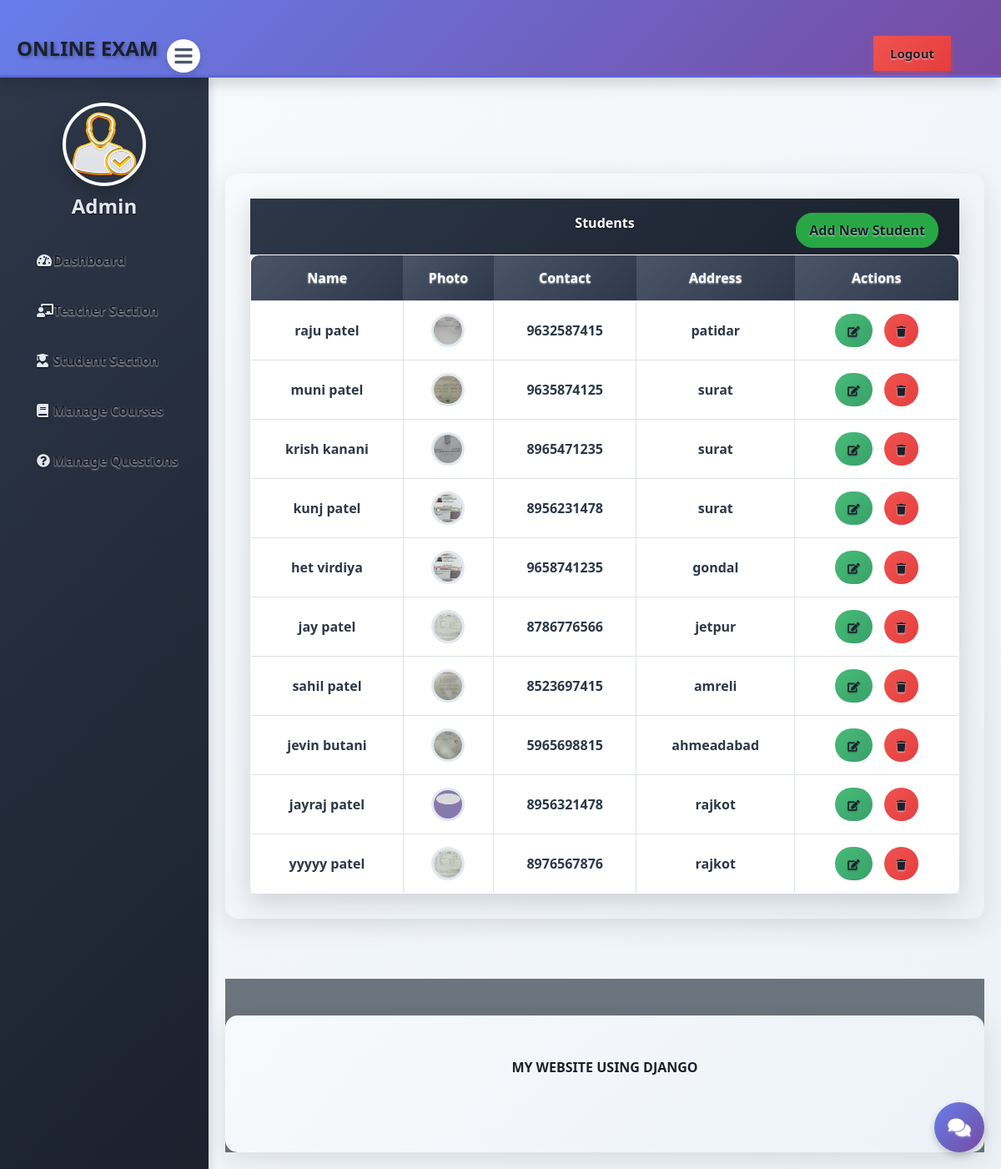
The app's page /admin-view-student (signed in) with its own data.
### student/models.py (models this page shows, shortened)
class Student(models.Model):
    user=models.OneToOneField(User,on_delete=models.CASCADE)
    profile_pic= models.ImageField(upload_to='profile_pic/Student/',null=True,blank=True)
    address = models.CharField(max_length=40, blank=True)
    mobile = models.CharField(max_length=20, null=False, blank=True)
    enrollment_number = models.CharField(max_length=20, unique=True, null=True, blank=True)
    status= models.BooleanField(default=False)  # Require approval for new students
    @property
    def get_name(self):
        return self.user.first_name+" "+self.user.last_name

### exam/views.py (the view)
# urls.py: path('admin-view-student', views.admin_view_student_view,name='admin-view-student'),
@login_required(login_url='adminlogin')
def admin_view_student_view(request):
    students= SMODEL.Student.objects.all()
    return render(request,'exam/admin_view_student.html',{'students':students})

### templates/exam/admin_view_student.html (shortened to what this page needs)
{% extends 'exam/adminbase.html' %}
{% block content %}
{%load static%}
<head>
  <link rel="stylesheet" href="{% static 'css/dashboard.css' %}">
</head>
<br><br>
<div class="container">
  <div class="panel panel-primary rounded-0">
    <div class="panel-heading rounded-0">
      <h6 class="panel-title">Students</h6>
      <a href="{% url 'admin-add-student' %}" class="btn btn-success float-right" style="margin-top: -30px;">Add New Student</a>
    </div>
    <table class="table table-hover table-bordered" id="dev-table">
      <thead>
        <tr>
          <th>Name</th>
          <th>Photo</th>
          <th>Contact</th>
          <th>Address</th>
          <th>Actions</th>
        </tr>
      </thead>
      {% for t in students %}
      <tr>
        <td> {{t.get_name}}</td>
        <td>
          {% if t.profile_pic %}
            <img src="{{ t.profile_pic.url }}" alt="Profile Pic" height="40px" width="40px" />
          {% else %}
            No Image
          {% endif %}
        </td>
        <td>{{t.mobile}}</td>
        <td>{{t.address}}</td>
        <td class="text-center"><a class="btn btn-primary btn-xs" style="border-radius: 0%;" href="{% url 'update-student' t.id  %}"><small class="fas fa-edit"></small></a>
        <a class="btn btn-danger btn-xs" style="border-radius: 0%;" href="{% url 'delete-student' t.id  %}"><small class="fas fa-trash"></small></a></td>
      </tr>
      {% endfor %}
    </table>
  </div>
</div>
{% endblock content %}

### templates/exam/adminbase.html (shortened to what this page needs)
<!DOCTYPE html>
{% load static %}
<html lang="en" dir="ltr">
<head>
    <link href="https://maxcdn.bootstrapcdn.com/font-awesome/4.3.0/css/font-awesome.min.css" rel="stylesheet">
  <link href="http://netdna.bootstrapcdn.com/bootstrap/4.0.0-beta/css/bootstrap.min.css" rel="stylesheet">
  <link rel="stylesheet" href="https://maxcdn.bootstrapcdn.com/bootstrap/4.4.1/css/bootstrap.min.css">
  <link href="https://maxcdn.bootstrapcdn.com/font-awesome/4.3.0/css/font-awesome.min.css" rel="stylesheet">
  <link rel="stylesheet" href="https://cdnjs.cloudflare.com/ajax/libs/font-awesome/5.12.1/css/all.min.css">
</head>
<body>
  <header class="shadow bg-light">
    <label for="check">
      <i style="left: 200px;margin-top: 17px;"class="fas fa-bars" id="sidebar_btn"></i>
    </label>
    <div class="left_area">
      <h3>Online Exam</h3>
    </div>
    <div class="right_area">
      <a href="/logout" class="logout_btn" style="border-radius:0px;"> Logout</a>
    </div>
  </header>
  <div class="sidebar">
    <center>
      <img src="{% static "image/admin-avatar.png" %}" class="profile_image" alt="">
      <h4>Admin</h4>
    </center>
    <a href="/admin-dashboard"><i class="fas fa-tachometer-alt"></i><span>Dashboard</span></a>
    <a href="/admin-teacher"><i class="fas fa-chalkboard-teacher"></i><span>Teacher Section</span></a>
    <a href="/admin-student"><i class="fas fa-user-graduate"></i><span>Student Section</span></a>
    <a href="/admin-course"><i class="fas fa-book"></i><span>Manage Courses</span></a>
    <a href="/admin-question"><i class="fas fa-question-circle"></i><span>Manage Questions</span></a>
  </div>
  <div class="content">
    <br><br><br><br><br>
    {% block content %}
    {% endblock content %}
    <br><br><br>
    {% include "exam/footer.html" %}
  </div>
  {% include "chat/chat_widget.html" %}
</body>
</html>

### templates/exam/footer.html (shortened to what this page needs)
<!DOCTYPE html>
<html>
<head>
  <link rel="stylesheet" href="https://maxcdn.bootstrapcdn.com/font-awesome/4.7.0/css/font-awesome.min.css">
</head>
<footer class=" bg-secondary text-light">
  <br>
  <div class="container">
    <div class="row">
      <div class="col-md-12 col-sm-12">
        <div class="wow fadeInUp footer-copyright">
          <p>
            MY WEBSITE USING DJANGO </p><br>
        </div>
      </div>
    </div>
  </div>
</footer>
</html>

### templates/chat/chat_widget.html (shortened to what this page needs)
{% load static %}
<div id="chat-widget">
    <div id="chat-toggle">
        <i class="fas fa-comments"></i>
    </div>
</div>
<link rel="stylesheet" href="{% static 'css/chat.css' %}">

### static/css/dashboard.css (style rules this page uses)
body, h1, h2, h3, h4, h5, h6, p, a, span, label, button { color: #1a202c !important; font-weight: 600 !important; text-shadow: 0 1px 2px rgba(255, 255, 255, 0.7); }
.sidebar a, .sidebar h4 { font-weight: 700 !important; color: #e2e8f0 !important; text-shadow: 0 1px 2px rgba(0, 0, 0, 0.6); }
.btn-primary, .btn-secondary { font-weight: 700 !important; text-shadow: 0 1px 2px rgba(0, 0, 0, 0.3); }

### static/css/chat.css (style rules this page uses)
#chat-widget { position: fixed; bottom: 20px; right: 20px; z-index: 1000; font-family: Arial, sans-serif; }
#chat-toggle { width: 60px; height: 60px; background: linear-gradient(135deg, #667eea 0%, #764ba2 100%); border-radius: 50%; display: flex; align-items: center; justify-content: center; cursor: pointer; box-shadow: 0 4px 8px rgba(0, 0, 0, 0.2); transition: all 0.3s ease; color: white; font-size: 24px; }

### templates/exam/adminbase.html (style rules this page uses)
a:link { text-decoration: none; }
body { margin: 0; padding: 0; font-family: 'Segoe UI', Tahoma, Geneva, Verdana, sans-serif; background: linear-gradient(135deg, #f5f7fa 0%, #c3cfe2 100%); }
header { position: fixed; padding: 20px; width: 100%; z-index: 1; height: 5.8em !important; background: linear-gradient(135deg, #667eea 0%, #764ba2 100%); box-shadow: 0 4px 8px rgba(0, 0, 0, 0.1); border-bottom: 3px solid #5a67d8; }
.left_area h3 { margin: 0px; text-transform: uppercase; font-size: 24px; font-weight: 900; color: #fff; text-shadow: 2px 2px 4px rgba(0,0,0,0.3); }
.logout_btn { padding: 10px 20px; background: linear-gradient(135deg, #ef5350 0%, #e53e3e 100%); text-decoration: none; float: right; margin-top: -30px; margin-right: 40px; border-radius: 25px; font-size: 15px; font-weight: 600; color: #fff; transition: all 0.3s ease; box-shadow: 0 4px 8px rgba(239, 83, 80, 0.3); }
.sidebar { background: linear-gradient(135deg, #2d3748 0%, #1a202c 100%); margin-top: 5.8em; padding-top: 30px; position: fixed; left: 0; width: 250px; height: 100%; transition: all 0.3s ease; box-shadow: 4px 0 8px rgba(0, 0, 0, 0.1); overflow-y: auto; }
.sidebar .profile_image { width: 100px; height: 100px; border-radius: 50%; margin-bottom: 10px; border: 4px solid #fff; box-shadow: 0 8px 16px rgba(0, 0, 0, 0.2); transition: transform 0.3s ease; }
.sidebar h4 { color: #fff; margin-top: 0; margin-bottom: 20px; font-weight: 600; text-shadow: 1px 1px 2px rgba(0,0,0,0.5); }
.sidebar a { color: #e2e8f0; display: block; width: 100%; line-height: 60px; text-decoration: none; padding-left: 40px; box-sizing: border-box; transition: all 0.3s ease; border-left: 4px solid transparent; }
.sidebar i { padding-right: 15px; width: 20px; }
label #sidebar_btn { z-index: 1; position: fixed; cursor: pointer; left: 300px; font-size: 24px; margin: 5px 0; transition: all 0.3s ease; color: #4a5568; background: #fff; border-radius: 50%; width: 40px; height: 40px; display: flex; align-items: center; justify-content: center; box-shadow: 0 4px 8px rgba(0, 0, 0, 0.1); }
.content { margin-left: 250px; background: linear-gradient(135deg, #f7fafc 0%, #edf2f7 100%); min-height: 100vh; transition: margin-left 0.3s ease; padding: 20px; }
.panel-primary { border-color: #2d3748 !important; }
.panel-primary > .panel-heading { background: linear-gradient(135deg, #2d3748 0%, #1a202c 100%) !important; border-color: #2d3748 !important; color: #fff; }

### templates/exam/footer.html (style rules this page uses)
footer { padding: 0px 0px 0px 0px; background-color: #212529; margin: 0px; }
p { text-align: center; }

### records on screen
Student: get_name "raju patel", profile_pic (picture), mobile "9632587415", address "patidar"
Student: get_name "muni patel", profile_pic (picture), mobile "9635874125", address "surat"
Student: get_name "krish kanani", profile_pic (picture), mobile "8965471235", address "surat"
Student: get_name "kunj patel", profile_pic (picture), mobile "8956231478", address "surat"
Student: get_name "het virdiya", profile_pic (picture), mobile "9658741235", address "gondal"
Student: get_name "jay patel", profile_pic (picture), mobile "8786776566", address "jetpur"
Student: get_name "sahil patel", profile_pic (picture), mobile "8523697415", address "amreli"
Student: get_name "jevin butani", profile_pic (picture), mobile "5965698815", address "ahmeadabad"
Student: get_name "jayraj patel", profile_pic (picture), mobile "8956321478", address "rajkot"
Student: get_name "yyyyy patel", profile_pic (picture), mobile "8976567876", address "rajkot"
